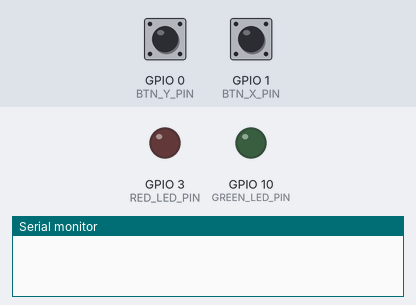
A program run on a simulated ESP32-C3. Shown: output pins drawn as LEDs (lit = HIGH), the last lines printed to the serial monitor. The inputs (shaded band) are chosen by the test bench; at power-on: GPIO 1 (BTN_X_PIN) HIGH, GPIO 0 (BTN_Y_PIN) HIGH. Random numbers use the default seed unless the program sets one.

Above: at 0.0 s.
At 5.2 s:
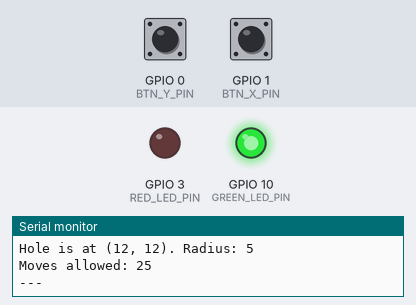
5.3 s: GPIO 1 (BTN_X_PIN) pulled LOW for 0.15 s
At 5.6 s:
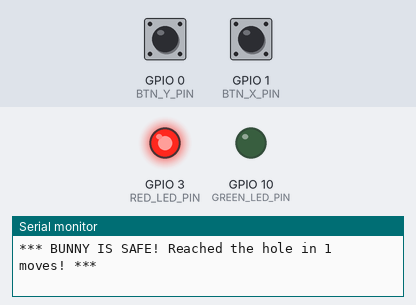
Timing chart, 0 to 8.3 s (numbered marks = the images above; inputs shaded):
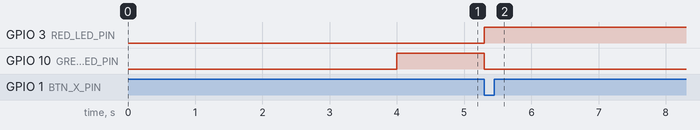

Measured:
- after the input at 5.3 s, GPIO 3 (RED_LED_PIN): LOW → HIGH at once; GPIO 10 (GREEN_LED_PIN): HIGH → LOW at once

The program:

main.cpp
```cpp
/**
 * main.cpp
 *
 * Homework 6 - Bunny Escape Game
 *
 * Game summary:
 * - The bunny spawns at a random position
 * - The hole is at (12, 12), radius 5
 * - BTN_X on GPIO1 moves bunny on X
 * - BTN_Y on GPIO0 moves bunny on Y
 * - Total allowed moves = 25
 * - Red LED on GPIO3 is ON at startup
 * - Green LED on GPIO10 turns ON when bunny is safe
 *
 * Important notes:
 * - Buttons use INPUT_PULLUP
 * - Interrupts are used on FALLING edge
 * - Debounce is handled in software using millis()
 * - LED is common anode, so LOW means LED ON
 */

#include <Arduino.h>
#include <stdint.h>

#include "dots.h"

// ============================================================
// Serial configuration
// ============================================================

#define SERIAL_SPEED  115200u
#define STARTUP_DELAY 4000u

// ============================================================
// Hardware configuration
// ============================================================

static const uint8_t BTN_X_PIN = 1;
static const uint8_t BTN_Y_PIN = 0;

static const uint8_t RED_LED_PIN   = 3;
static const uint8_t GREEN_LED_PIN = 10;

// Common anode RGB LED -> active-low
static const uint8_t LED_ON  = LOW;
static const uint8_t LED_OFF = HIGH;

// ============================================================
// Game configuration
// ============================================================

static const uint8_t FIELD_MAX   = 25;
static const uint8_t HOLE_X      = 12;
static const uint8_t HOLE_Y      = 12;
static const uint8_t HOLE_RADIUS = 5;
static const uint8_t MAX_MOVES   = 25;

static const uint32_t DEBOUNCE_MS = 50;

// ============================================================
// Game objects
// ============================================================

point bunny;              // random spawn
point hole(HOLE_X, HOLE_Y);

// ============================================================
// ISR communication flags
// The ISR only sets flags. Real work is done in loop().
// ============================================================

volatile bool btnXInterruptFlag = false;
volatile bool btnYInterruptFlag = false;

// ============================================================
// Debounce timestamps
// ============================================================

static uint32_t lastBtnXMs = 0;
static uint32_t lastBtnYMs = 0;

// ============================================================
// Game state
// ============================================================

static uint8_t moveCount = 0;
static bool gameOver = false;

// ============================================================
// Interrupt service routines
// Keep them very short
// ============================================================

void IRAM_ATTR onBtnXFall()
{
    btnXInterruptFlag = true;
}

void IRAM_ATTR onBtnYFall()
{
    btnYInterruptFlag = true;
}

// ============================================================
// LED helper functions
// ============================================================

static void setDangerState()
{
    digitalWrite(RED_LED_PIN, LED_ON);
    digitalWrite(GREEN_LED_PIN, LED_OFF);
}

static void setSafeState()
{
    digitalWrite(RED_LED_PIN, LED_OFF);
    digitalWrite(GREEN_LED_PIN, LED_ON);
}

// ============================================================
// Print current game status after a move
// ============================================================

static void printMoveStatus(const char* buttonName)
{
    uint8_t dist = bunny.distance(bunny, hole);
    uint8_t movesLeft = (MAX_MOVES > moveCount) ? (MAX_MOVES - moveCount) : 0;

    Serial.printf(
        "[Move %u] %s -> Bunny at (%u, %u) | Distance: %u | Moves left: %u\n",
        moveCount,
        buttonName,
        bunny.getX(),
        bunny.getY(),
        dist,
        movesLeft
    );
}

// ============================================================
// Check win / lose conditions
// ============================================================

static void checkGameState()
{
    uint8_t dist = bunny.distance(bunny, hole);

    // Win condition
    if (dist <= HOLE_RADIUS)
    {
        setSafeState();
        gameOver = true;

        Serial.println();
        Serial.printf(
            "*** BUNNY IS SAFE! Reached the hole in %u moves! ***\n",
            moveCount
        );
        return;
    }

    // Lose condition
    if (moveCount >= MAX_MOVES)
    {
        setDangerState();
        gameOver = true;

        Serial.println();
        Serial.println("*** GAME OVER! The hawk caught the bunny! ***");
    }
}

// ============================================================
// Process one valid move
// ============================================================

static void processMoveX()
{
    if (gameOver)
    {
        return;
    }

    bunny.moveX(1);
    moveCount++;

    printMoveStatus("BTN_X");
    checkGameState();
}

static void processMoveY()
{
    if (gameOver)
    {
        return;
    }

    bunny.moveY(1);
    moveCount++;

    printMoveStatus("BTN_Y");
    checkGameState();
}

// ============================================================
// Setup
// ============================================================

void setup()
{
    Serial.begin(SERIAL_SPEED);
    delay(STARTUP_DELAY);

    // Seed random generator
    randomSeed((uint32_t)micros());

    // Configure LED pins
    pinMode(RED_LED_PIN, OUTPUT);
    pinMode(GREEN_LED_PIN, OUTPUT);

    // Startup state: bunny in danger
    setDangerState();

    // Configure buttons with internal pull-ups
    pinMode(BTN_X_PIN, INPUT_PULLUP);
    pinMode(BTN_Y_PIN, INPUT_PULLUP);

    // Attach interrupts on FALLING edge
    attachInterrupt(digitalPinToInterrupt(BTN_X_PIN), onBtnXFall, FALLING);
    attachInterrupt(digitalPinToInterrupt(BTN_Y_PIN), onBtnYFall, FALLING);

    // Print game header
    Serial.println();
    Serial.println("================================================");
    Serial.println(" Bunny Escape Game");
    Serial.println("================================================");
    Serial.printf(
        "Bunny spawned at (%u, %u)\n",
        bunny.getX(),
        bunny.getY()
    );
    Serial.printf(
        "Hole is at (%u, %u). Radius: %u\n",
        hole.getX(),
        hole.getY(),
        HOLE_RADIUS
    );
    Serial.printf("Moves allowed: %u\n", MAX_MOVES);
    Serial.println("---");
}

// ============================================================
// Main loop
// ISR sets flags, loop debounces and processes them
// ============================================================

void loop()
{
    if (gameOver)
    {
        return;
    }

    uint32_t now = millis();

    // BTN_X on GPIO1
    if (btnXInterruptFlag)
    {
        btnXInterruptFlag = false;

        // Debounce check
        if ((now - lastBtnXMs) >= DEBOUNCE_MS)
        {
            lastBtnXMs = now;

            // Confirm the pin is still pressed
            if (digitalRead(BTN_X_PIN) == LOW)
            {
                processMoveX();
            }
        }
    }

    // BTN_Y on GPIO0
    if (btnYInterruptFlag)
    {
        btnYInterruptFlag = false;

        // Debounce check
        if ((now - lastBtnYMs) >= DEBOUNCE_MS)
        {
            lastBtnYMs = now;

            // Confirm the pin is still pressed
            if (digitalRead(BTN_Y_PIN) == LOW)
            {
                processMoveY();
            }
        }
    }
}
```

dots.h
```cpp
#pragma once
/**
 * dots.h
 *
 * Homework 6 - Bunny Escape Game
 *
 * This file contains the declarations of the point class.
 * I use this class to represent:
 * - the bunny position
 * - the hole position
 *
 * Important fix:
 * The distance() function must correctly compute Manhattan distance
 * without unsigned subtraction wrap-around.
 */

#include <Arduino.h>
#include <stdint.h>

class point
{
private:
    // Coordinates on a 0..25 field
    uint8_t x;
    uint8_t y;

public:
    // Default constructor:
    // spawn at a random position
    point();

    // Constructor with explicit coordinates
    point(uint8_t x_val, uint8_t y_val);

    // Destructor
    ~point();

    // Print current coordinates
    void print() const;

    // Manhattan distance between two points
    // |x1 - x2| + |y1 - y2|
    uint8_t distance(const point& A, const point& B) const;

    // Move helpers with wrap-around
    void moveX(uint8_t delta);
    void moveY(uint8_t delta);

    // Getters
    uint8_t getX() const;
    uint8_t getY() const;
};
```

dots.cpp
```cpp
/**
 * dots.cpp
 *
 * Homework 6 - Bunny Escape Game
 *
 * This file contains the implementation of the point class.
 */

#include "dots.h"

// ============================================================
// Default constructor
// Spawn the point at a random position in the range 0..25
// ============================================================

point::point()
{
    x = (uint8_t)random(0, 26);
    y = (uint8_t)random(0, 26);
}

// ============================================================
// Constructor with explicit coordinates
// ============================================================

point::point(uint8_t x_val, uint8_t y_val)
{
    x = x_val;
    y = y_val;
}

// ============================================================
// Destructor
// ============================================================

point::~point()
{
    // Nothing to free
}

// ============================================================
// Print current coordinates
// ============================================================

void point::print() const
{
    Serial.printf("Point(%u, %u)\n", x, y);
}

// ============================================================
// Manhattan distance
//
// BUG FIX:
// I must avoid unsigned subtraction wrap-around.
// So I compare before subtracting.
// ============================================================

uint8_t point::distance(const point& A, const point& B) const
{
    uint8_t delta_x = (A.x > B.x) ? (A.x - B.x) : (B.x - A.x);
    uint8_t delta_y = (A.y > B.y) ? (A.y - B.y) : (B.y - A.y);

    return (uint8_t)(delta_x + delta_y);
}

// ============================================================
// Move on X with wrap-around
// If x becomes bigger than 25, wrap back to 0
// ============================================================

void point::moveX(uint8_t delta)
{
    x = (uint8_t)(x + delta);

    if (x > 25)
    {
        x = 0;
    }
}

// ============================================================
// Move on Y with wrap-around
// If y becomes bigger than 25, wrap back to 0
// ============================================================

void point::moveY(uint8_t delta)
{
    y = (uint8_t)(y + delta);

    if (y > 25)
    {
        y = 0;
    }
}

// ============================================================
// Getters
// ============================================================

uint8_t point::getX() const
{
    return x;
}

uint8_t point::getY() const
{
    return y;
}
```
